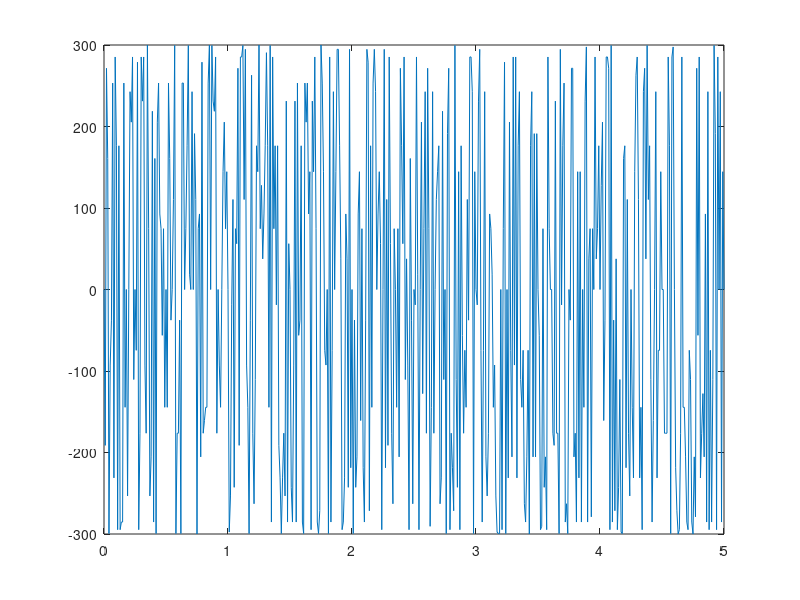

MATLAB code to generate this figure:
clear all; clc; close all
%% parametros del rudio 
t = [0:0.01:5];%length(S)]; %vector de tiempo 
A = 300 ;%amplitud 
pha = 0; %fase
f = (101:640); %frecuencia 
l = length(t);
f2= datasample(f,l); %frecuencia para aplicar 
T = 1./f; %periodo

%% rudio 
% for 
%N= A.*sin(2.*pi.*f.*t+pha);
N= A.*sin(2.*pi.*f2.*t+pha);
y= fft(N);
P2 = abs(y/l);
P1 = P2(1:l/2+1);
P1(2:end-1)=2*P1(2:end-1);

%plot (f,P1)
%h= histogram(N);
% end 
%
plot(t,N)
%plot(h)